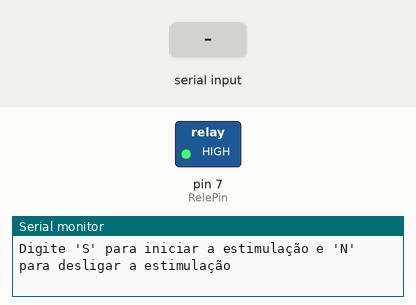
Simulated run of this sketch. Board: Arduino Uno, built with avr-gcc and run on an emulated ATmega328P. Shown: switched loads named in the sketch (green lamp = pin HIGH), the last lines printed to the serial monitor. Inputs (shaded band) come from the test bench.

Above: at 1.2 s.
1.3 s: "S" received over Serial
At 2.5 s:
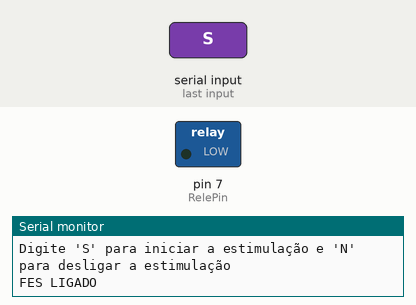
2.8 s: "N" received over Serial
At 3.8 s:
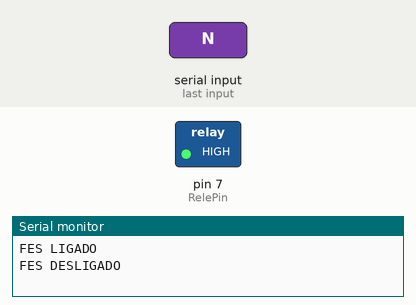
Timing chart, 0 to 5.8 s (numbered marks = the images above; inputs shaded):
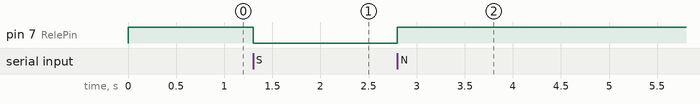

The sketch:

teste2.ino
```cpp
//funcionando no serial
const int RelePin = 7; // pino ao qual o Módulo Relé está conectado
int incomingByte;      // variavel para ler dados recebidos pela serial

void setup() {
  Serial.begin(9600); // inicializa a comunicação serial em 9600bps
  pinMode(RelePin, OUTPUT); // seta o pino como saída

  digitalWrite(RelePin, HIGH); //Estado inicial dos reles - desligados

  Serial.println("Bem vind@ a Neurobots! Sua sessão de FES está pronta para ser iniciada");
  Serial.println("Digite 'S' para iniciar a estimulação e 'N' para desligar a estimulação");
}


void loop() {
  if (Serial.available() > 0) {
    // verifica se tem algum dado na serial
    incomingByte = Serial.read();  //lê o primeiro dado do buffer da serial

    if (incomingByte == 'S') {     //se for A
      digitalWrite(RelePin, LOW); //aciona o pino
      Serial.println("FES LIGADO");
    }

    if (incomingByte == 'N') {     //se for D
      digitalWrite(RelePin, HIGH);  //desativa o pino
      Serial.println("FES DESLIGADO");
    }
  }
}
```

Measured:
- after the input at 1.3 s, pin 7 (RelePin): HIGH → LOW at once
- after the input at 2.8 s, pin 7 (RelePin): LOW → HIGH at once
